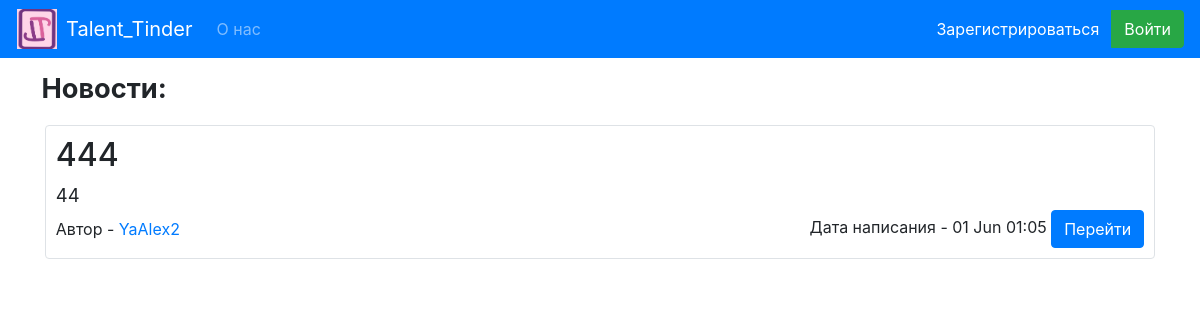
Before: / with the older database file.
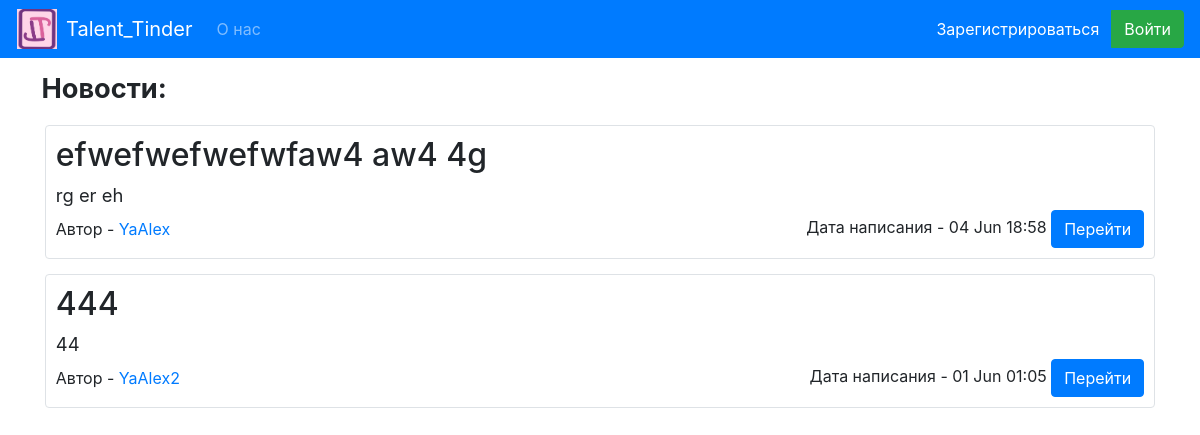
After: the same page with the newer database file.
### data/news.py (models this page shows, shortened)
class News(SqlAlchemyBase):
    __tablename__ = 'news'
    id = sqlalchemy.Column(sqlalchemy.Integer, primary_key=True, autoincrement=True)
    title = sqlalchemy.Column(sqlalchemy.String, nullable=True)
    content = sqlalchemy.Column(sqlalchemy.String, nullable=True)
    created_date = sqlalchemy.Column(sqlalchemy.DateTime, default=datetime.datetime.now)
    is_private = sqlalchemy.Column(sqlalchemy.Boolean, default=False)
    user_id = sqlalchemy.Column(sqlalchemy.Integer, sqlalchemy.ForeignKey("users.id"))
    picture_path = sqlalchemy.Column(sqlalchemy.String, nullable=True)
    reacted_count = sqlalchemy.Column(sqlalchemy.Integer, default=0)
    likes_count = sqlalchemy.Column(sqlalchemy.Integer, default=0)
    user = orm.relation('User')
    comments = orm.relation('Comments', back_populates='news')
    likes = orm.relation('Likes', back_populates='news')
    def short_content(self, length=60):
        return self.content.rjust(length, ' ')[:length]
    def get_short_time(self):
        return self.created_date.strftime('%d %b %H:%M')

### data/users.py (models this page shows, shortened)
class User(SqlAlchemyBase, UserMixin):
    __tablename__ = 'users'
    id = sqlalchemy.Column(sqlalchemy.Integer,
                           primary_key=True, autoincrement=True)
    name = sqlalchemy.Column(sqlalchemy.String, nullable=True)
    about = sqlalchemy.Column(sqlalchemy.String, nullable=True)
    email = sqlalchemy.Column(sqlalchemy.String,
                              index=True, unique=True, nullable=True)
    instrument = sqlalchemy.Column(sqlalchemy.String, nullable=True)
    picture_path = sqlalchemy.Column(sqlalchemy.String, nullable=True)
    hashed_password = sqlalchemy.Column(sqlalchemy.String, nullable=True)
    created_date = sqlalchemy.Column(sqlalchemy.DateTime,
                                     default=datetime.datetime.now)
    news = orm.relation("News", back_populates='user')
    comments = orm.relation('Comments', back_populates='user')
    likes = orm.relation("Likes", back_populates='user')

### main.py (the view)
@app.route("/")
def index():
    db_sess = create_session()
    if request.args.get('my') and current_user.is_authenticated:
        news = db_sess.query(News).filter((News.user_id == current_user.id))
    elif current_user.is_authenticated:
        news = db_sess.query(News).filter((News.user == current_user) | (News.is_private != True))
    else:
        news = db_sess.query(News).filter(News.is_private != True)
    news = sorted(news, key=lambda x: x.created_date, reverse=True)
    return render_template("index.html", news=news, title='Новости')

### data/db_session.py (called while the page is built)
def create_session() -> Session:
    global __factory
    return __factory()

### templates/index.html (shortened to what this page needs)
{% extends '/patterns/base.html' %}
{% block content %}
<nav style="margin: 1%">
    <a class="navbar-brand" style="font-size: 170%; font-weight: bold; padding:0px;">Новости:</a>
</nav>
{% include 'patterns/news.html' %}
{% endblock %}

### templates/patterns/news.html
{% for item in news %}
    <div class="col-md6 border rounded" style="margin: 1.3%; padding: 10px">
        <h2>{{ item.title }}</h2>
        <div style="font-size: 115%">
            {{ item.short_content() }}
        </div>
        <div style="display: flex; align-items: center;">
            <div>
                Автор - <a href="/user/{{ item.user.id }}">{{ item.user.name }}</a>
            </div>
            <div style="margin-left: auto;">
                <span>Дата написания - {{ item.get_short_time() }} </span>
                <a href="/news/{{ item.id }}" class="btn btn-primary register">
                    Перейти
                </a>
            </div>
        </div>
    </div>
{% endfor %}

Changed rows visible on the page:
added News: title "efwefwefwefwfaw4 aw4 4g", short_content "rg er eh", user.name "YaAlex", get_short_time "04 Jun 18:58"
